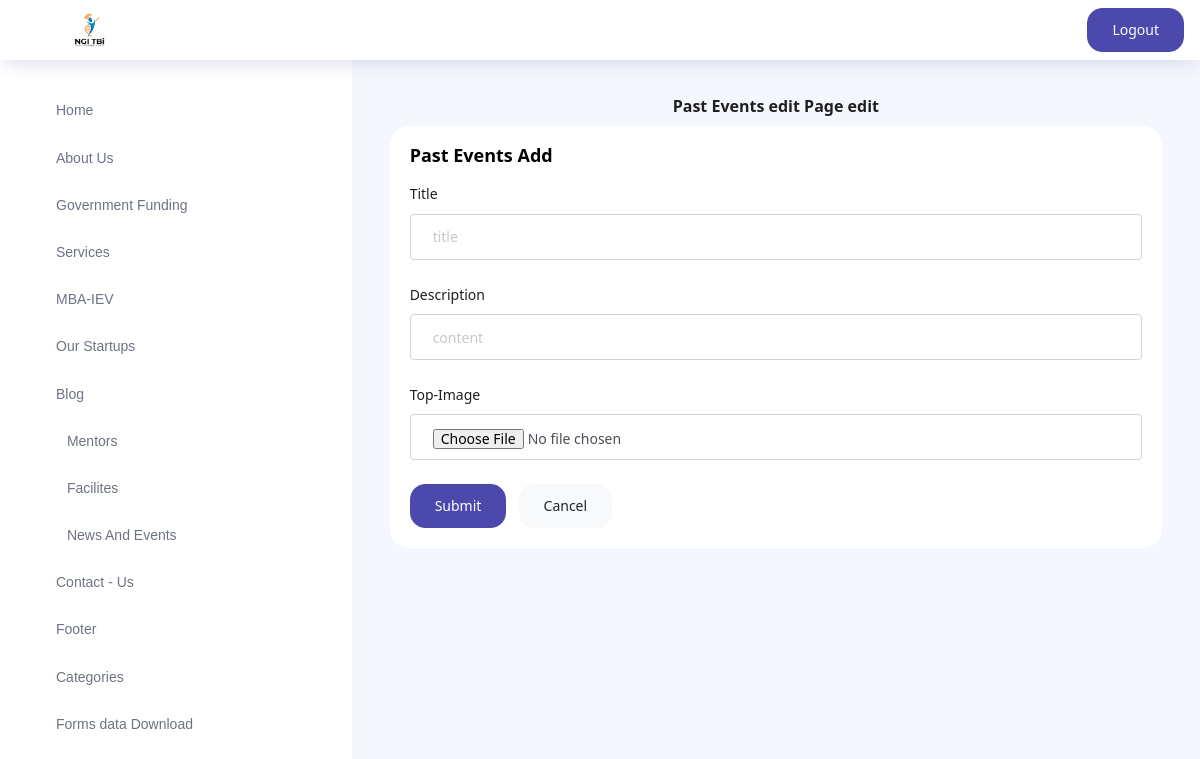
The page /past_events_edit (signed in) on the database as committed earlier.
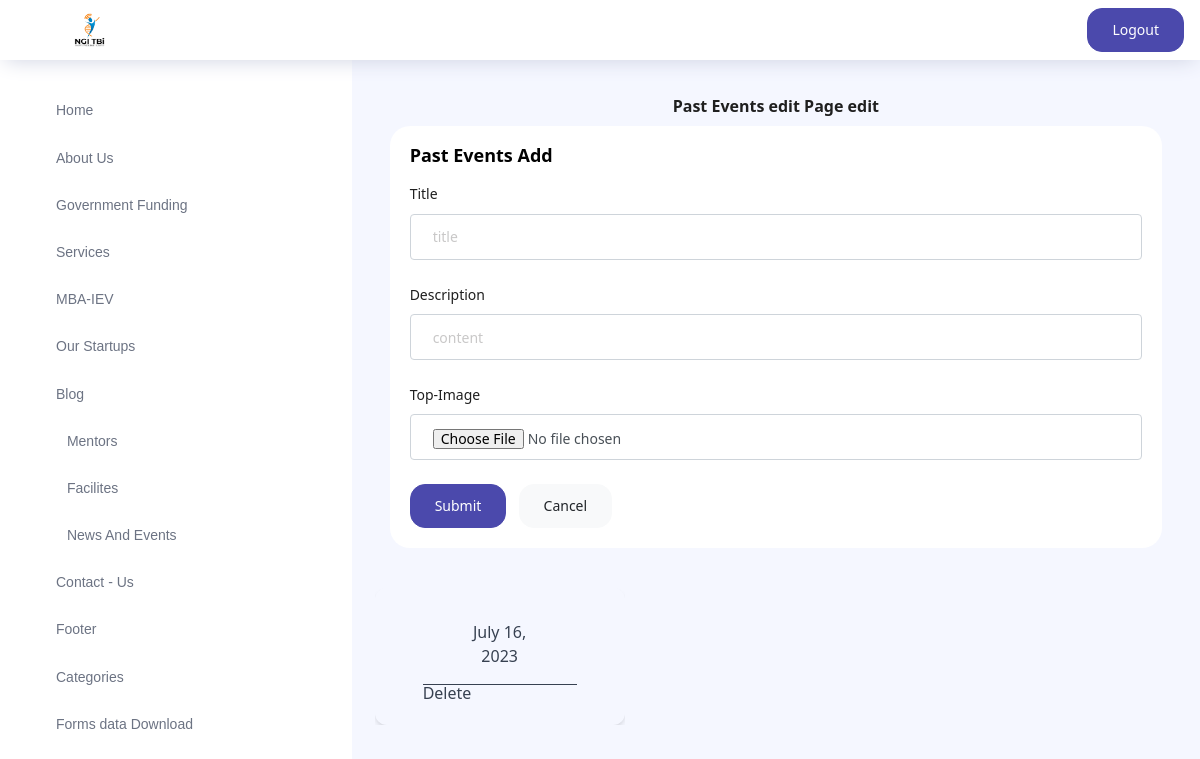
The same page on the database as committed later.
### base/models.py (models this page shows)
class Past_Events_db(models.Model):
    id = models.IntegerField(primary_key=True)
    Title = models.CharField(max_length=200)
    image_banner = models.ImageField(upload_to='Past_Events/')
    description = models.CharField(max_length=500)
    uplode_date = models.DateField(default=timezone.now)

### base/views_for_newsandevents.py (the view)
# urls.py: path("past_events_edit", views_for_newsandevents.Past_events_edit),
@login_required(login_url='/FourNotFout')
def Past_events_edit(request):
    try:
        Past_Events_formdata_db = Past_Events_db.objects.all()[::-1]
        return render(request, "pages/past_events_edit.html", reguler_datas({'Past_Events_formdata_db':Past_Events_formdata_db}))
    except:
        print("Maybe No data in database")
    return render(request, "pages/past_events_edit.html", reguler_datas())

### templates/pages/past_events_edit.html (shortened to what the changed rows need)
<!DOCTYPE html>
<html lang="en">
{% load static %}
<head>
    <link rel="stylesheet" href=" {% static 'vendors/feather/feather.css' %} ">
    <link rel="stylesheet" href=" {% static 'vendors/ti-icons/css/themify-icons.css' %} ">
    <link rel="stylesheet" href=" {% static 'vendors/css/vendor.bundle.base.css' %} ">
    <link rel="stylesheet" href=" {% static 'vendors/select2/select2.min.css' %} ">
    <link rel="stylesheet" href=" {% static 'vendors/select2-bootstrap-theme/select2-bootstrap.min.css' %} ">
    <link rel="stylesheet" href=" {% static 'css/vertical-layout-light/style.css' %} ">
    <link href="https://unpkg.com/tailwindcss@^2/dist/tailwind.min.css" rel="stylesheet">
</head>
<body>
    <div class="container-scroller">
        <div class="container-fluid page-body-wrapper" style="z-index: 999;">
            <div class="main-panel">
                <div class="content-wrapper">
                    <div class="flex justify-center font-semibold">
                        <h1 class="card-title">Past Events edit Page edit</h1>
                    </div>
                    <div class="row">
                        <section class="overflow-hidden text-gray-700 ">
                            <div class="flex flex-wrap gap-4"
                                style="display: flex;justify-content: center;align-items: center;align-content: center;flex-direction: row;">
                                {% for j in Past_Events_formdata_db %}
                                <div class="flex flex-col justify-center max-w-xs p-6 shadow-md rounded-xl sm:px-12 dark:bg-gray-900 dark:text-gray-100"
                                    style="    width: 250px;">
                                    <div class="space-y-4 text-center divide-y divide-gray-700">
                                        <div class="my-2 space-y-1">
                                            <p class="px-5 text-xs sm:text-base dark:text-gray-400">{{ j.uplode_date }}
                                            </p>
                                        </div>
                                        <div
                                            style="    display: flex; flex-direction: row; flex-wrap: wrap; align-content: center; justify-content: space-between; width: 100%; align-items: center;">
                                            <button onclick="del('Past_event_delete','{{ j.id }}')"
                                                style="display: flex; flex-wrap: nowrap; flex-direction: row; align-content: center; justify-content: center; align-items: center;">
                                                <h6>Delete</h6>
                                            </button>
                                        </div>
                                    </div>
                                </div>
                                {% endfor %}
                            </div>
                        </section>
                    </div>
            </div>
        </div>
</body>
</html>

Rows that differ between the two databases and show on the page:
added Past_Events_db: uplode_date "July 16, 2023"
